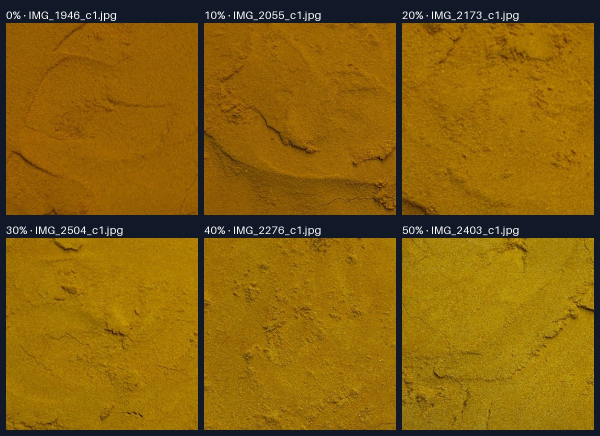
#> input picture ml/check_final_crops.jpg, 1200 x 872 px (shown at 1/2 size)
$ python -i make_crops.py   (imports and definitions only)
#> lines starting #> are read from the running program, lines starting #| are printed output that depends on the picture; after the words box and inside, x2 and y2 are one past the last pixel; in counts of white or black regions, pixels touching at a corner belong together
### ml/prepare_crop.py
"""
Crop turmeric-spread photos down to the powder, and flag frames that are
near-duplicates of each other.

Why this exists
---------------
The camera frames the whole sheet of paper; the model only cares about the
powder. Cropping in code gives every image the same geometry, which is what
makes colour comparisons between classes meaningful.

Two rules baked in:
  * The crop is a SQUARE fitted to the powder mass, so resizing to 224x224
    never stretches or squashes the texture.
  * Cropping happens AFTER an optional white-balance correction that uses the
    paper still visible in the frame. Once you crop to powder only, the
    reference is gone - so correct first, crop second.

Usage
-----
    python prepare_crop.py ../pure --out ../data/crops/0_percent
    python prepare_crop.py ../pure --out ../data/crops/0_percent --dedupe
    python prepare_crop.py ../pure --out out --size 640 --wb --report report.csv

The source folder is never modified.
"""

from __future__ import annotations

import argparse
import csv
import subprocess
import tempfile
from datetime import datetime
from pathlib import Path

import numpy as np
from PIL import Image
from scipy import ndimage as ndi

IMAGE_SUFFIXES = {".jpg", ".jpeg", ".png", ".heic", ".tif", ".tiff"}


# --------------------------------------------------------------------------- io
# [19 lines left out: function load_rgb, not called in this run]


# ------------------------------------------------------------------- detection
def masks(rgb: np.ndarray) -> tuple[np.ndarray, np.ndarray]:
    """Split the frame into 'powder' and 'paper' pixels.

    Turmeric is strongly yellow: high saturation. Paper is bright and
    near-neutral. Shadowed paper can drift warm, so the paper test uses a
    looser saturation bound than the powder test.
    """
    mx = rgb.max(axis=2)
    mn = rgb.min(axis=2)
    sat = np.where(mx > 0, (mx - mn) / np.maximum(mx, 1), 0.0)

    paper = (mx > 140) & (sat < 0.16)
    powder = (sat > 0.50) & (rgb[..., 0] > 35) & ~paper

    powder = ndi.binary_opening(powder, iterations=2)
    powder = ndi.binary_closing(powder, iterations=3)
    powder = _largest_component(powder)
    powder = ndi.binary_fill_holes(powder)
    return powder, paper


def _largest_component(mask: np.ndarray) -> np.ndarray:
    labels, n = ndi.label(mask)
    if n <= 1:
        return mask
    sizes = ndi.sum(mask, labels, range(1, n + 1))
    return labels == (int(np.argmax(sizes)) + 1)


# ----------------------------------------------------------------------- crop
# [67 lines left out: functions square_crop, sharpness, not called in this run]


def wb_gains(rgb: np.ndarray, paper: np.ndarray) -> np.ndarray:
    """Per-channel gains that make the brightest paper neutral."""
    if paper.sum() < 500:
        return np.ones(3)
    px = rgb[paper]
    lum = px.mean(axis=1)
    bright = px[lum > np.percentile(lum, 75)]
    ref = bright.mean(axis=0)
    return ref.mean() / np.maximum(ref, 1e-6)


# ---------------------------------------------------------------- dedupe group
# [187 lines left out: functions capture_time, group_frames, main, not called in this run]


# [2 lines that do not run on import are left out]

### ml/make_crops.py
"""Build powder-only crop batches from the phone photos.

Each source photo is white-balanced against the paper visible around the
spread, then three square sections are cut from *inside* the powder mask:

    batch_1/  centre sections
    batch_2/  left-of-centre sections
    batch_3/  right-of-centre sections

Every batch has the same six class folders and 100 images per class, so a
batch is 600 images and the three batches total 1,800.

Important: the batches are three views of the same 600 source photos, not
three independent samples.  Never use batch_1 for training and batch_2 for
testing; split by the `spread` column in manifest.csv instead.

Usage:
    python make_crops.py
"""
from __future__ import annotations

import csv
import sys
from collections import defaultdict
from datetime import datetime
from pathlib import Path

import numpy as np
from PIL import Image
from scipy import ndimage as ndi

HERE = Path(__file__).resolve().parent
sys.path.insert(0, str(HERE))

from prepare_crop import masks, wb_gains  # noqa: E402

SRC = HERE / "tmp_newset_1600"
TIMES = HERE / "newset_creation.txt"
OUT = HERE / "crop_dataset"
CROP_SIZE = 384
PER_CLASS = 100
OFFSETS = (0.0, -0.20, 0.20)  # centre, left, right (fraction of bbox width)
MIN_POWDER_FRAC = 0.97
BASE_FRACTION = 0.40  # square side as a fraction of the shorter bbox side


# [30 lines left out: functions capture_times, spread_ids, not called in this run]


def largest_powder(powder: np.ndarray) -> np.ndarray:
    lab, n = ndi.label(powder)
    if n == 0:
        return powder
    sizes = np.bincount(lab.ravel())
    sizes[0] = 0
    return lab == int(sizes.argmax())


def best_square(comp: np.ndarray, cx: int, cy: int, side: int) -> tuple[int, int, int, float] | None:
    """Largest square near (cx, cy) whose pixels are almost all powder."""
    h, w = comp.shape
    s = side
    while s >= max(48, side // 3):
        x = int(round(cx - s / 2))
        y = int(round(cy - s / 2))
        x = max(0, min(x, w - s))
        y = max(0, min(y, h - s))
        frac = float(comp[y:y + s, x:x + s].mean())
        if frac >= MIN_POWDER_FRAC:
            return x, y, s, frac
        s = int(s * 0.9)
    return None


# [15 lines left out: function distance_square, not called in this run]


def make_crops(path: Path) -> tuple[list[Image.Image], list[dict]] | None:
#> called with path = 'check_final_crops.jpg'
    im = Image.open(path).convert("RGB")
#> im is the input picture: PIL image 1200x872 RGB; mean R, G, B 135.8, 97, 12.9
    rgb = np.asarray(im).astype(np.float32)
    powder, paper = masks(rgb)
#> in masks, `mx = rgb.max(axis=2)`:
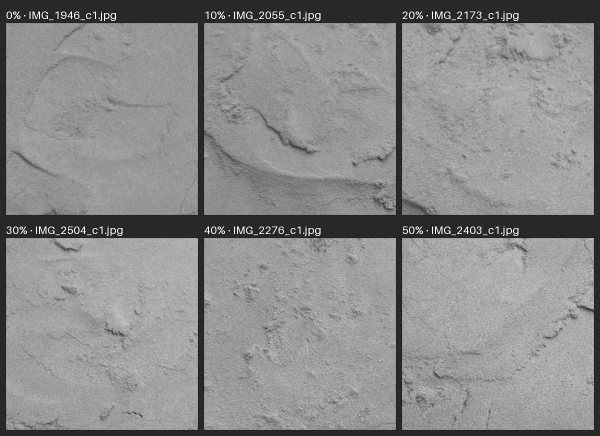
#> mx: shape (872, 1200) float32 (shown at 1/2 size); min 20, max 255, mean 139
#> in masks, `paper = (mx > 140) & (sat < 0.16)`:
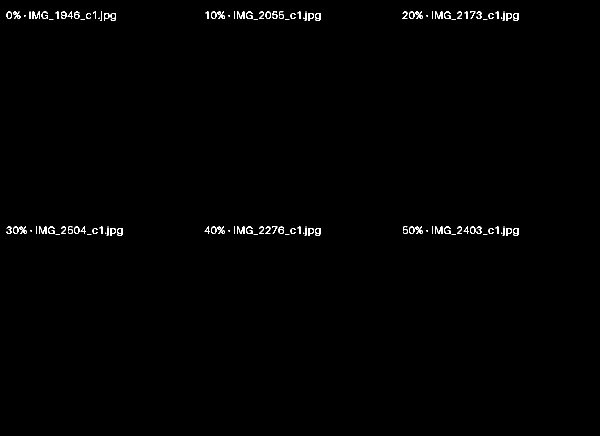
#> paper: shape (872, 1200) bool (shown at 1/2 size); 0.57% white in thin lines or dots, all inside (x1, y1, x2, y2) = (13, 23, 1037, 472)
#> in masks, `powder = (sat > 0.50) & (rgb[..., 0] > 35) & ~paper`:
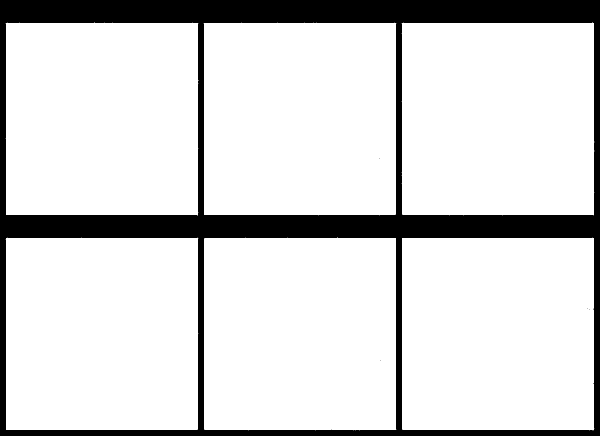
#> powder: shape (872, 1200) bool (shown at 1/2 size); 84.6% white; 5 black regions (4 under 20 px), largest, box (x1, y1, x2, y2) and area: (0, 0, 1200, 872) 161610
#> in masks, `powder = ndi.binary_opening(powder, iterations=2)`: powder: shape (872, 1200) bool; 84.5% white; 5 black regions (4 under 20 px), largest, box (x1, y1, x2, y2) and area: (0, 0, 1200, 872) 161676
#> in masks, `powder = ndi.binary_closing(powder, iterations=3)`: powder: shape (872, 1200) bool; 84.5% white; 1 black region, box (x1, y1, x2, y2) and area: (0, 0, 1200, 872) 161676
#> in _largest_component, `labels, n = ndi.label(mask)`:
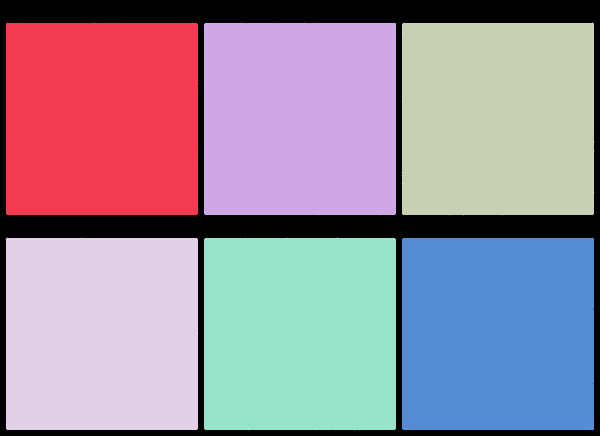
#> labels: shape (872, 1200) int32 (shown at 1/2 size); 7 distinct labels, from 0 to 6; one colour per label, 0 black
#> in _largest_component, `labels, n = ndi.label(mask)`: n = 6
#> in _largest_component, `sizes = ndi.sum(mask, labels, range(1, n + 1))`: sizes = [147459, 147454, 147462, 147450, 147452, 147447]
#> in _largest_component, `return labels == (int(np.argmax(sizes)) + 1)`:
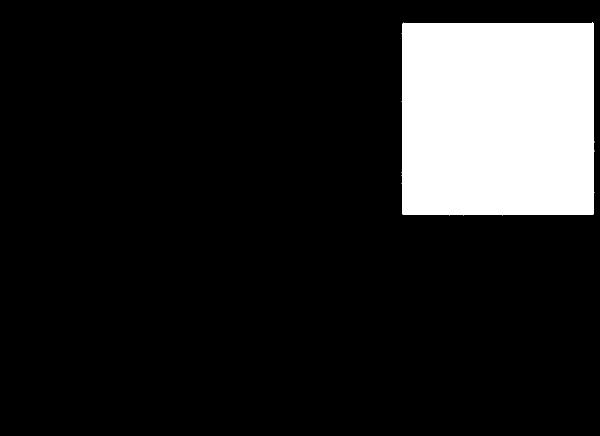
#> returned value: shape (872, 1200) bool (shown at 1/2 size); 14.1% white; 1 white region, box (x1, y1, x2, y2) and area: (803, 45, 1189, 431) 147462
    if int(paper.sum()) < 500 or int(powder.sum()) < 1000:
        return None

    gains = wb_gains(rgb, paper)
#> in wb_gains, `lum = px.mean(axis=1)`: lum = 5999 values, max 254.3 at index 1943, min 129.7 at index 287, mean 225.8
#> in wb_gains, `bright = px[lum > np.percentile(lum, 75)]`: bright = 1296 rows, first 8: [245, 253, 255], [249, 253, 255], [249, 254, 255], [248, 255, 255], [246, 253, 255], [245, 252, 255], [248, 254, 255], [249, 255, 255]
#> in wb_gains, `ref = bright.mean(axis=0)`: ref = [247.6, 252.7, 255]
#> gains = [1.02, 0.996, 0.987]
    comp = largest_powder(powder)
#> in largest_powder, `lab, n = ndi.label(powder)`: n = 1
#> in largest_powder, `sizes = np.bincount(lab.ravel())`: sizes = [898938, 147462]
    ys, xs = np.where(comp)
    if len(xs) == 0:
        return None
    x0, x1, y0, y1 = int(xs.min()), int(xs.max()), int(ys.min()), int(ys.max())
#> x0 = 803; x1 = 1188; y0 = 45; y1 = 430
    bw, bh = x1 - x0 + 1, y1 - y0 + 1
#> bw = 386; bh = 386
    cx, cy = (x0 + x1) // 2, (y0 + y1) // 2
#> cx = 995; cy = 237
    side = max(48, int(min(bw, bh) * BASE_FRACTION))
#> side = 154
    dist = ndi.distance_transform_edt(comp)
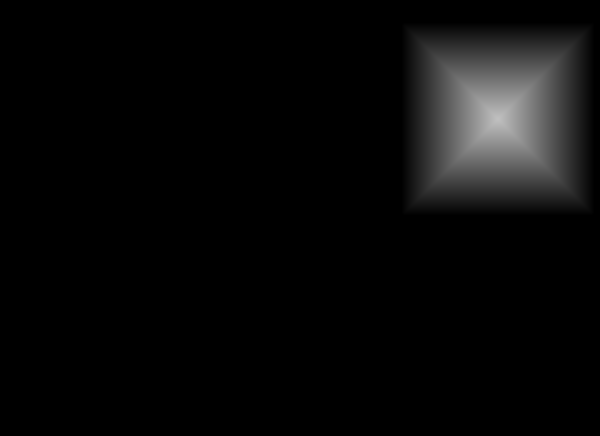
#> dist: shape (872, 1200) float64 (shown at 1/2 size); min 0, max 192, mean 9.1

    crops, meta = [], []
    for k, off in enumerate(OFFSETS, start=1):
        px = int(cx + off * bw)
        found = best_square(comp, px, cy, side)
        if found is None:
            found = distance_square(comp, dist, px, cy, side)
        if found is None:  # keep three crops per source, even if one is a repeat
            found = distance_square(comp, dist, cx, cy, max(48, side // 2))
        x, y, s, frac = found
        patch = np.clip(rgb[y:y + s, x:x + s] * gains, 0, 255).astype(np.uint8)
        crops.append(Image.fromarray(patch).resize((CROP_SIZE, CROP_SIZE), Image.LANCZOS))
        meta.append({"crop": k, "x": x, "y": y, "size": s, "powder_frac": round(frac, 4)})
#> this loop made 3 passes
#> (px, x) on passes 1 to 3: (995, 918), (917, 840), (1072, 995)
#> pass 3, in make_crops, `patch = np.clip(rgb[y:y + s, x:x + s] * gains, 0, 255).astype(np.uint8)`:
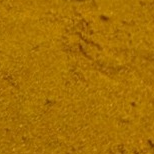
#> patch: shape (154, 154, 3); mean R, G, B 166.9, 112.5, 4.3
#> after the loop, crops = 3 items; meta = 3 items
    return crops, meta


# [55 lines left out: function main, not called in this run]


# [2 lines not run here, left out]

>>> result = make_crops('check_final_crops.jpg')
